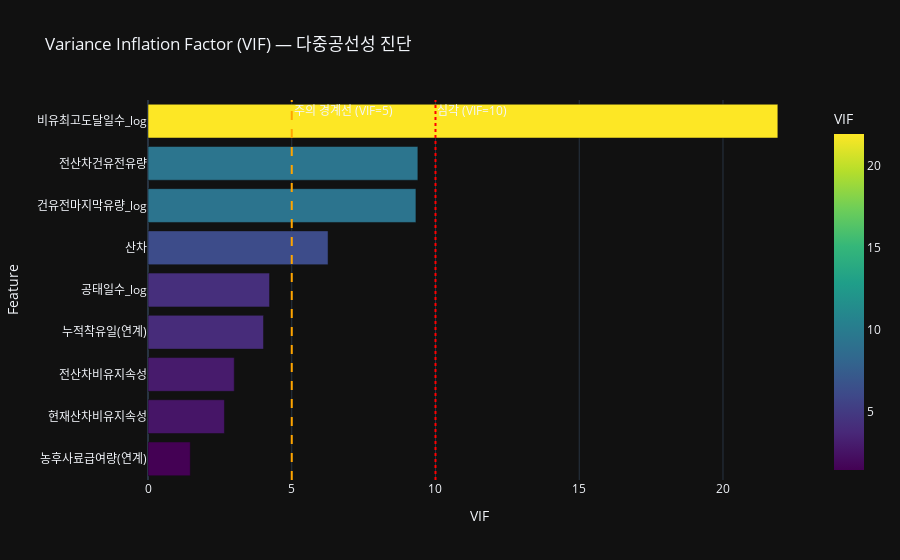

Notebook cell for this chart:
### Code cell
from statsmodels.stats.outliers_influence import variance_inflation_factor
import pandas as pd

X = df[features].dropna()

vif_data = pd.DataFrame({
    "Feature": features,
    "VIF": [variance_inflation_factor(X, i) for i in range(X.shape[1])]
})

fig_vif = px.bar(
    vif_data.sort_values("VIF", ascending=True),
    x="VIF",
    y="Feature",
    orientation="h",
    title="Variance Inflation Factor (VIF) — 다중공선성 진단",
    template="plotly_dark",
    color="VIF",
    color_continuous_scale="Viridis"
)
fig_vif.add_vline(x=5, line_dash="dash", line_color="orange",
                  annotation_text="주의 경계선 (VIF=5)")
fig_vif.add_vline(x=10, line_dash="dot", line_color="red",
                  annotation_text="심각 (VIF=10)")
fig_vif.show()

### Figure 1 — Plotly figure (JSON) as saved in the notebook; plotly's stock layout.template omitted (floating-point values rounded to 4 significant figures)
{"data": [{"hovertemplate": "VIF=%{marker.color}<br>Feature=%{y}<extra></extra>", "legendgroup": "", "marker": {"color": [1.472, 2.659, 3.001, 4.018, 4.228, 6.263, 9.32, 9.387, 21.91], "coloraxis": "coloraxis", "pattern": {"shape": ""}}, "name": "", "orientation": "h", "showlegend": false, "textposition": "auto", "type": "bar", "x": [1.472, 2.659, 3.001, 4.018, 4.228, 6.263, 9.32, 9.387, 21.91], "xaxis": "x", "y": ["농후사료급여량(연계)", "현재산차비유지속성", "전산차비유지속성", "누적착유일(연계)", "공태일수_log", "산차", "건유전마지막유량_log", "전산차건유전유량", "비유최고도달일수_log"], "yaxis": "y"}], "layout": {"annotations": [{"showarrow": false, "text": "주의 경계선 (VIF=5)", "x": 5, "xanchor": "left", "xref": "x", "y": 1, "yanchor": "top", "yref": "y domain"}, {"showarrow": false, "text": "심각 (VIF=10)", "x": 10, "xanchor": "left", "xref": "x", "y": 1, "yanchor": "top", "yref": "y domain"}], "barmode": "relative", "coloraxis": {"colorbar": {"title": {"text": "VIF"}}, "colorscale": [[0, "#440154"], [0.1111, "#482878"], [0.2222, "#3e4989"], [0.3333, "#31688e"], [0.4444, "#26828e"], [0.5556, "#1f9e89"], [0.6667, "#35b779"], [0.7778, "#6ece58"], [0.8889, "#b5de2b"], [1, "#fde725"]]}, "legend": {"tracegroupgap": 0}, "shapes": [{"line": {"color": "orange", "dash": "dash"}, "type": "line", "x0": 5, "x1": 5, "xref": "x", "y0": 0, "y1": 1, "yref": "y domain"}, {"line": {"color": "red", "dash": "dot"}, "type": "line", "x0": 10, "x1": 10, "xref": "x", "y0": 0, "y1": 1, "yref": "y domain"}], "title": {"text": "Variance Inflation Factor (VIF) — 다중공선성 진단"}, "xaxis": {"anchor": "y", "domain": [0, 1], "title": {"text": "VIF"}}, "yaxis": {"anchor": "x", "domain": [0, 1], "title": {"text": "Feature"}}}}
